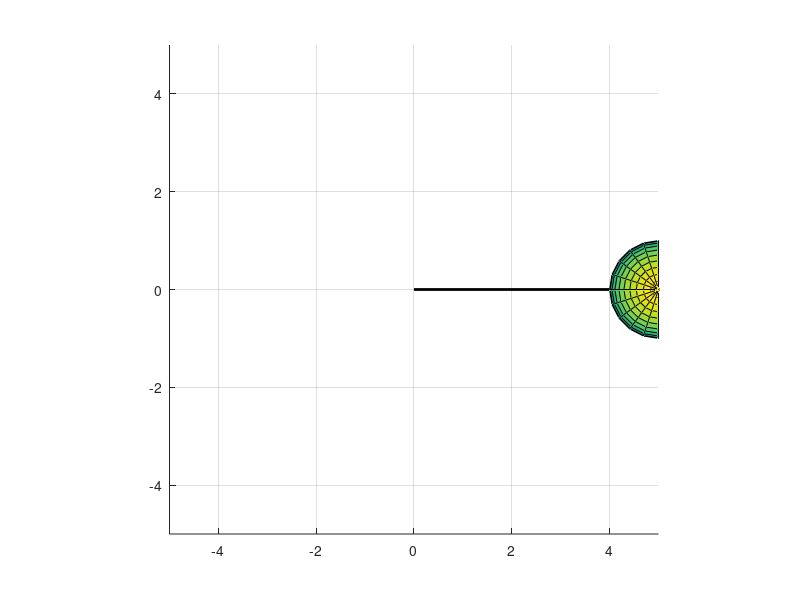

This chart was generated by the following MATLAB code:
clear all; clc; close all;
%--- Geometrical Parameter ---
% Height of vertical rod
H = 10;
% Length of cantilever arm
L = 5;
% Radius of sphere
R = 1;
% Angle between vertical rod and cantilever arm
alpha = 90*pi/180;
% Series of angle of rotation
phi = linspace(0,2*pi,100);
%--- Basic Coordinates ---
% Uniform sphere (r=1)
[xk yk zk] = sphere;
% Scaling of sphere by R
xk = R.*xk;
yk = R.*yk;
zk = R.*zk;
% Points of veritcal rod's ends
P1 = [0 ; 0 ; 0];
P2 = P1 + [0 ; 0 ; H];
% Point of sphere's center in inital position
P30 = [ L * sin(alpha) ; 0 ; -L * cos(alpha)];
%--- Plot Procedure ---
% Create new figure with number 1
figure(1)
% Limits of axis
axis([-5  5 -5 5 0 15])
% Equal aspect ratio to all axis
axis equal
% Show grid
grid on
% Plot of vertical rod
line([P1(1) P2(1)],[P1(2) P2(2)],[P1(3) P2(3)] ,...
     'linewidth', 2 , 'color' , 'k');
%--- Begin of Animation ---
for istep = 1 : size(phi,2)
  % Delete previous plot objects if necessary
  if istep > 1
      % Sphere
      delete(id_kugel)
      % cantilever arm
      delete(id_line)
  end
  % Rotary matrix
  R = [ cos(phi(istep)) -sin(phi(istep)) 0;
        sin(phi(istep))  cos(phi(istep)) 0;
            0                  0         1];
  % Actual point of sphere's center
  P3 = P1 + P2 + R*P30;
  % Plot of sphere
  id_kugel = surface(P3(1)+xk,P3(2)+yk,P3(3)+zk);
  % Hold current graph
  hold on
  % Plot of cantilever arm
  id_line = line([P2(1) P3(1)],[P2(2) P3(2)],[P2(3) P3(3)] ,...
                 'linewidth', 2 , 'color' , 'k');
  % Update of screen
  drawnow
end